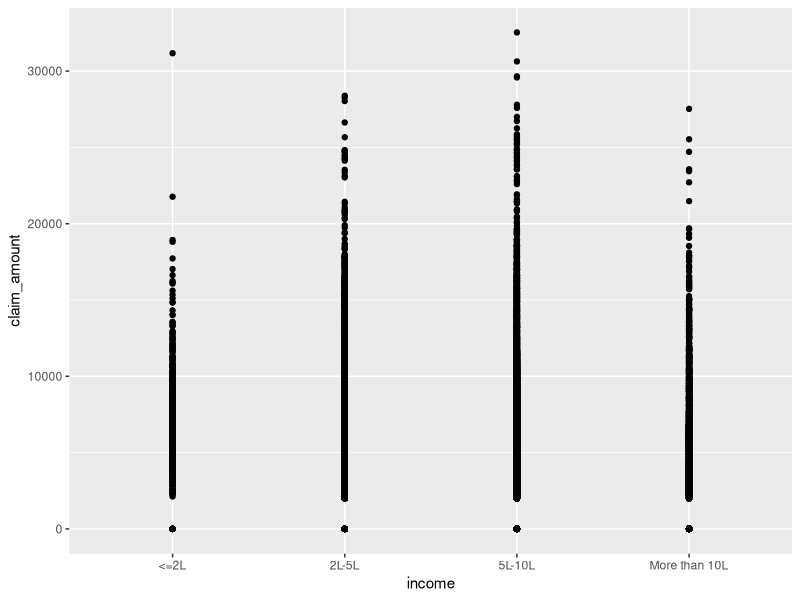
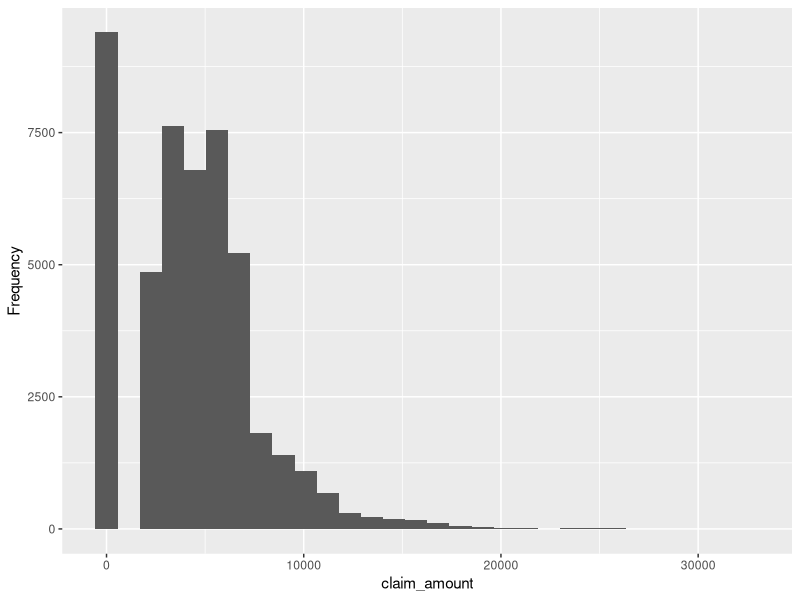
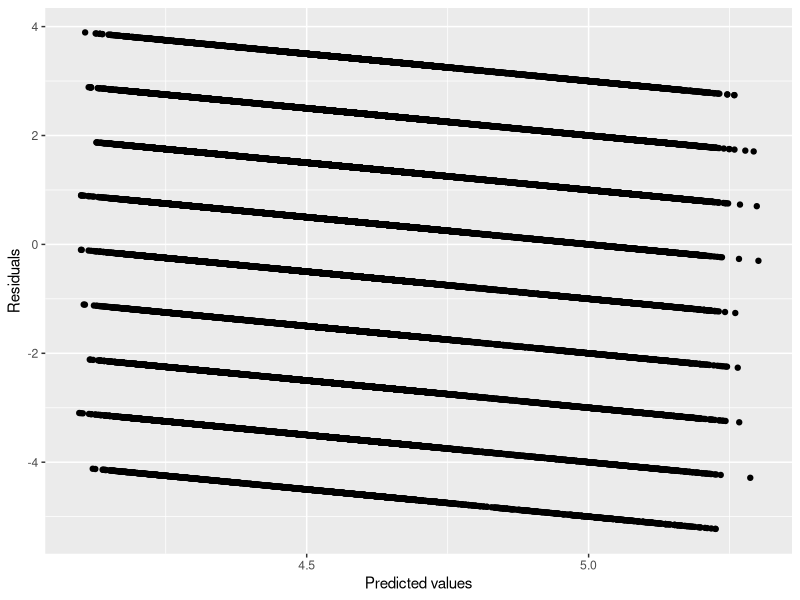
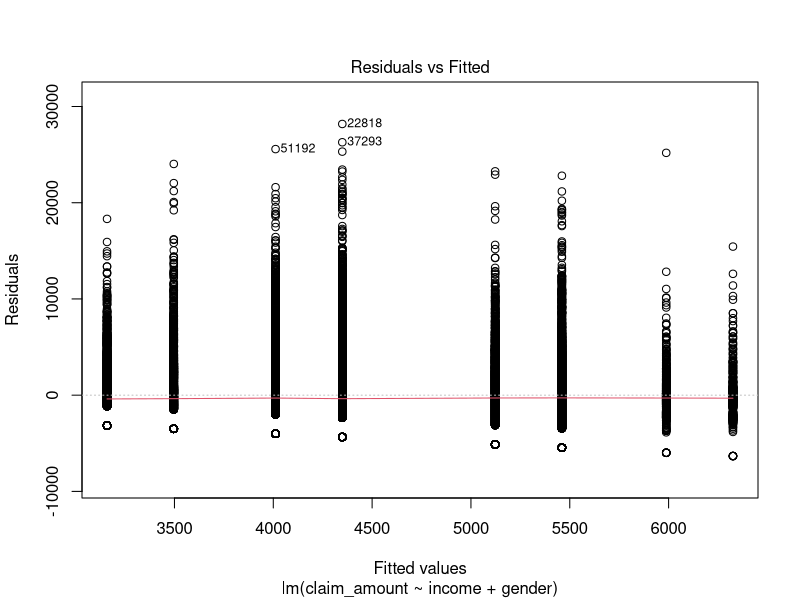
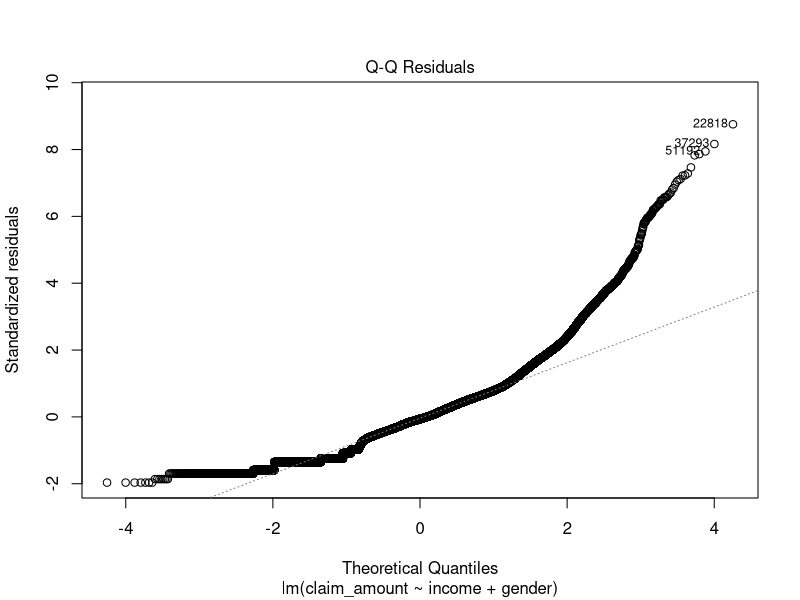
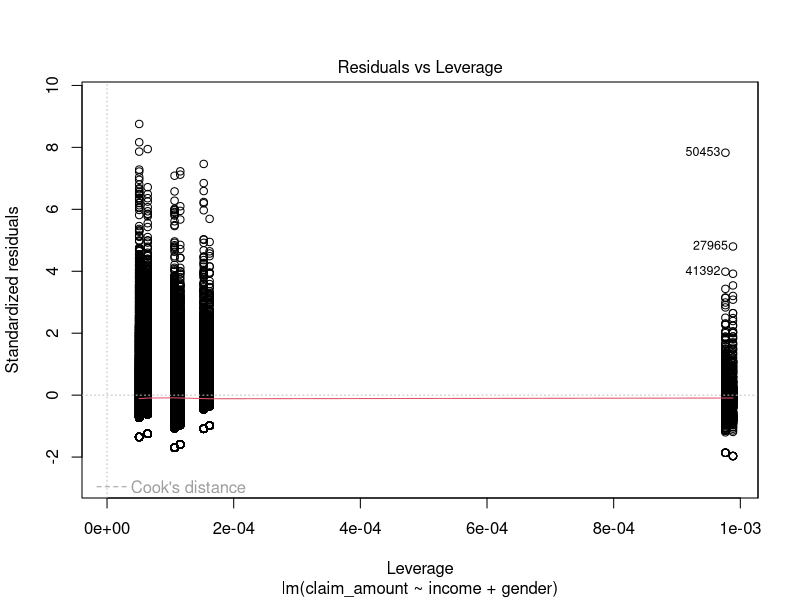
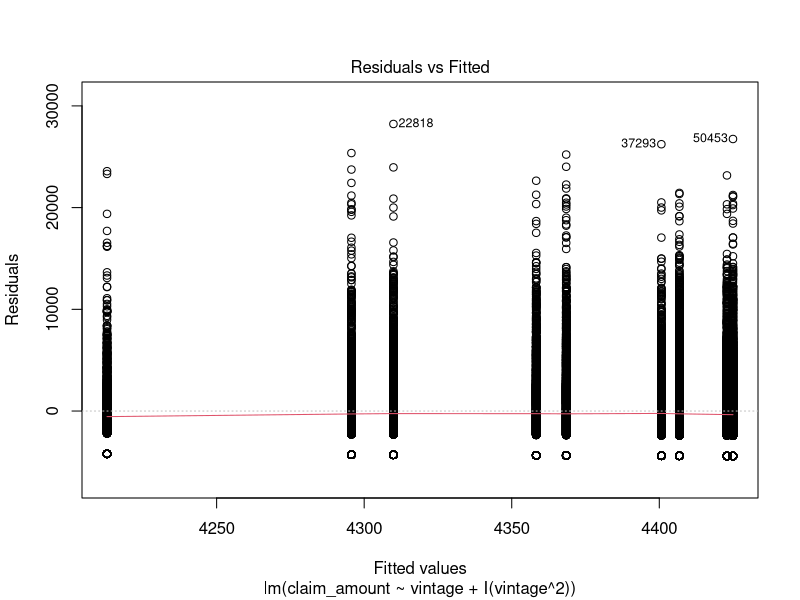
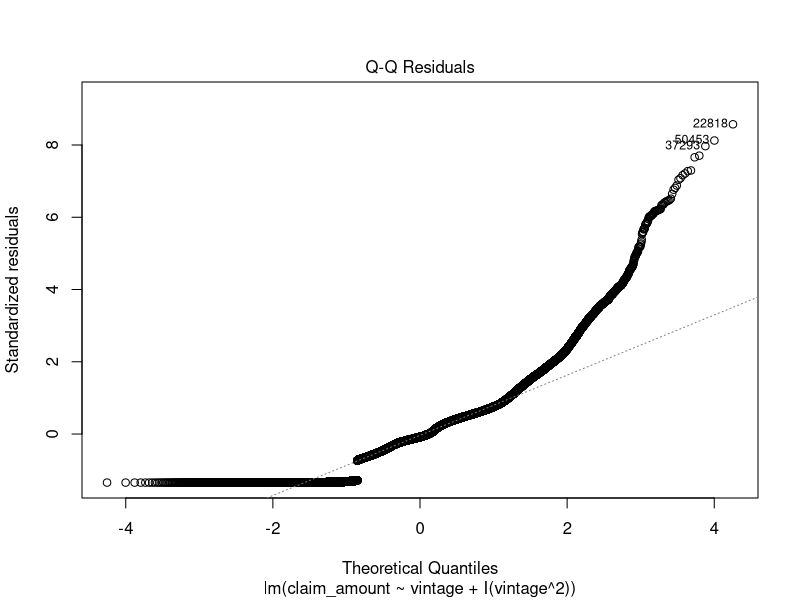

Here is the R script that generated these plots, in order:
## ---- chunk 1
install.packages("ggplot2")
install.packages("dplyr")
install.packages("psych")
library(ggplot2)
library(dplyr)
## ---- chunk 2
# Set the working directory to the folder where the CSV file is located
setwd("C:\\Users\\leewq\\Downloads\\archive")


# Read the CSV file into a data frame
df <- read.csv("CustomerInfo.csv")

# Remove rows with missing values
df <- na.omit(df)

# Set seed for reproducibility
set.seed(123)

# Determine row indices for training and testing sets
train_indices <- sample(1:nrow(df), 0.8*nrow(df), replace = FALSE)
test_indices <- setdiff(1:nrow(df), train_indices)

# Create training and testing sets
train <- df[train_indices, ]
test <- df[test_indices, ]




## ---- chunk 3

# Create scatter plot of predictor against target variable
ggplot(train, aes(x = income, y = claim_amount)) + 
  geom_point() + 
  xlab("income") + 
  ylab("claim_amount")

# Create histogram of target variable
ggplot(train, aes(x = claim_amount)) + 
  geom_histogram() + 
  xlab("claim_amount") + 
  ylab("Frequency")

## ---- chunk 4
# loading psych package
library(psych)
psych::describe(train)
summary(train)
# Taining model
lmModel <- lm(vintage ~   . , data = train)
summary(lmModel)


## ---- chunk 5

# Plot the residuals
ggplot(train, aes(x = predict(lmModel), y = residuals(lmModel))) +
  geom_point() +
  xlab("Predicted values") +
  ylab("Residuals")

## ---- chunk 6
lmModel1 <- lm(claim_amount ~ income + gender, data = train)
summary(lmModel1)
plot(lmModel1, which = c(1, 2, 5))


## ---- chunk 7
lmModel3 <- lm(claim_amount ~ vintage + I(vintage^2), data = train)


# Output summary of the model
summary(lmModel3)

# Plot residuals
plot(lmModel3, which = c(1, 2, 3))

## ---- chunk 8
# Model 1: Simple Linear Regression
# Predict on test data
pred1 <- predict(lmModel, newdata = test)

# Calculate correlation and MSE
cor1 <- cor(pred1, test$vintage)
mse1 <- mean((pred1 - test$vintage)^2)

# Model 2: Multiple Linear Regression
# Predict on test data
pred2 <- predict(lmModel1, newdata = test)

# Calculate correlation and MSE
cor2 <- cor(pred2, test$claim_amount)
mse2 <- mean((pred2 - test$claim_amount)^2)

# Model 3: Polynomial Regression
# Predict on test data
pred3 <- predict(lmModel3, newdata = test)

# Calculate correlation and MSE
cor3 <- cor(pred3, test$claim_amount)
mse3 <- mean((pred3 - test$claim_amount)^2)

# Print the results
cat("Model 1 - Simple Linear Regression\n")
cat("Correlation: ", cor1, "\n")
cat("MSE: ", mse1, "\n\n")

cat("Model 2 - Multiple Linear Regression\n")
cat("Correlation: ", cor2, "\n")
cat("MSE: ", mse2, "\n\n")

cat("Model 3 - Polynomial Regression\n")
cat("Correlation: ", cor3, "\n")
cat("MSE: ", mse3, "\n")

